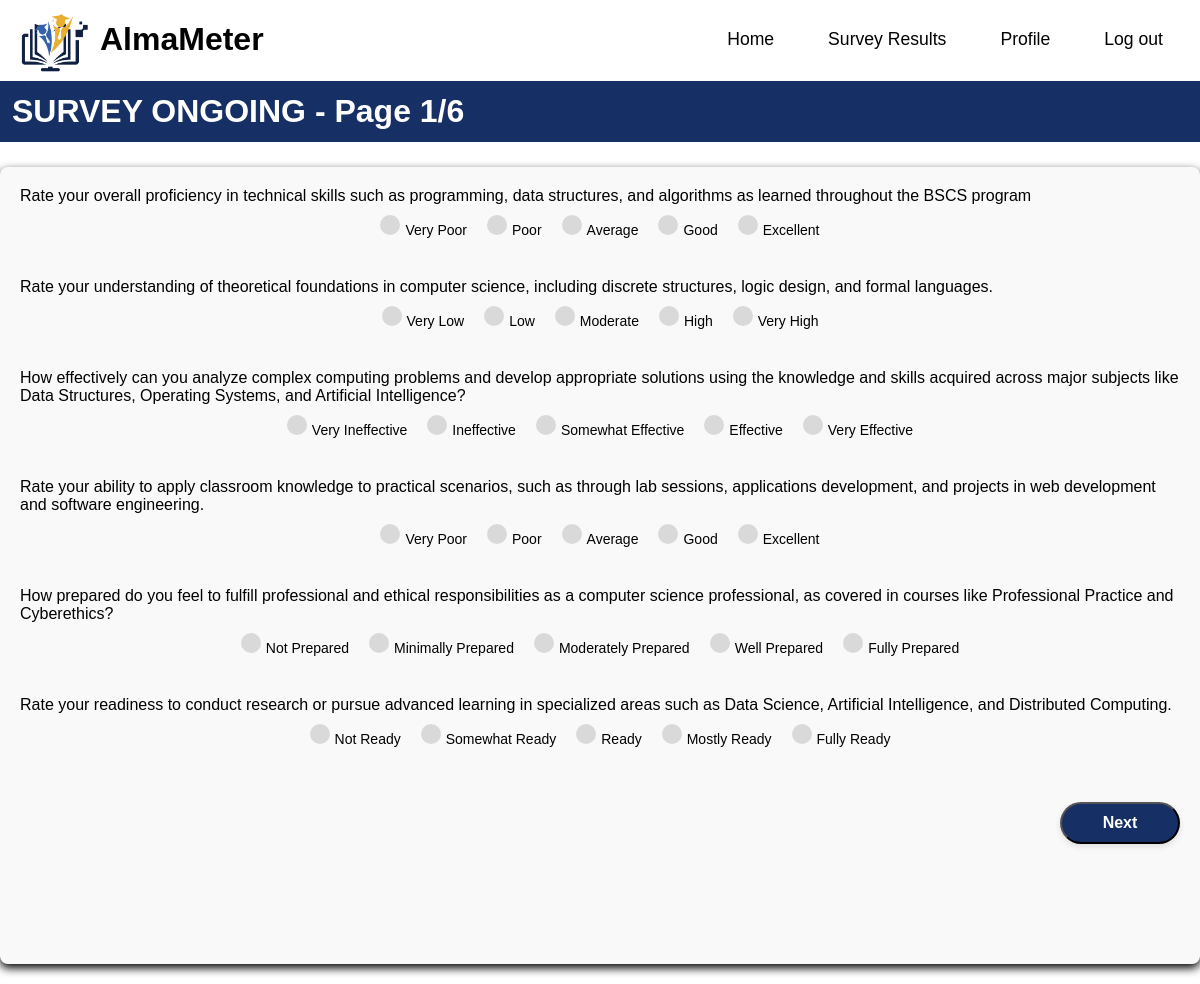
The page /student/php/survey.php?class_id=C11 (signed in) on the database its author committed.
### tables this page shows
CREATE TABLE `questions` (
  `question_id` varchar(50) NOT NULL,
  `category` varchar(500) NOT NULL,
  `survey_id` varchar(50) NOT NULL,
  `question_text` varchar(500) NOT NULL,
  `question_type` varchar(500) NOT NULL
);

CREATE TABLE `rate` (
  `rate_id` varchar(50) NOT NULL,
  `question_id` varchar(50) NOT NULL,
  `1` varchar(500) NOT NULL,
  `2` varchar(500) DEFAULT NULL,
  `3` varchar(500) DEFAULT NULL,
  `4` varchar(500) DEFAULT NULL,
  `5` varchar(500) DEFAULT NULL
);

### student/php/survey.php (the view, shortened to what this page needs)
<?php
include '../core/config.php';
$survey_id = $_SESSION['survey_id'];
$question_query = mysqli_query($conn, "SELECT * FROM questions WHERE survey_id = '$survey_id' AND category = 'major' AND question_type = 'rating'") or die('Question query failed');
$questions = [];
while ($question = mysqli_fetch_assoc($question_query)) {
    $question_id = $question['question_id'];
    $question_text = $question['question_text'];
    $options = [];
    $rate_query = mysqli_query($conn, "SELECT * FROM rate WHERE question_id = '$question_id'") or die('Rating options query failed');
    $rate_data = mysqli_fetch_assoc($rate_query);
    if ($rate_data) {
        for ($i = 1; $i <= 5; $i++) {
            if (isset($rate_data[(string)$i])) {
                $options[] = $rate_data[(string)$i];
            }
        }
    } else {
        echo "<p>Warning: No rating options found for question ID $question_id.</p>";
    }
    $questions[] = [
        'question_id' => $question_id,
        'question_text' => $question_text,
        'options' => $options
    ];
}
?>
<!DOCTYPE html>
<html lang="en">
<head>
    <link rel="stylesheet" href="../assets/css/survey.css">
</head>
<body>
<header>
    <div class="logo-container">
        <img class="logo" src="../assets/images/white-logo.png" alt="logo">
        <h1>AlmaMeter</h1>
    </div>
    <nav class="nav-bar">
        <a href="home.php" >Home</a>
        <a href="surveyresults.php">Survey Results</a>
        <a href="update_profile.php">Profile</a>
        <a href="../auth/logout.php" class="logout-button">Log out</a>
    </nav>
</header>
<main>
    <div class="prompt-section">
        <h1>SURVEY ONGOING - Page 1/6</h1>
    </div>
    <div class="container">
        <form action="survey2.php" method="POST">
            <?php foreach ($questions as $question): ?>
                <div class="question-section" id="question-<?php echo $question['question_id']; ?>">
                    <div class="question-text">
                        <?php echo htmlspecialchars($question['question_text']); ?>
                    </div>
                    <div class="rating-options">
                    <?php foreach ($question['options'] as $index => $option): ?>
                            <label class="rating-option">
                                <span><?php echo htmlspecialchars($option); ?></span>
                            </label>
                        <?php endforeach; ?>
                    </div>
                </div>
                <div class="line-separator"></div>
            <?php endforeach; ?>
            <div class="navigation1">
                <button type="submit" formaction="survey2.php" class="nav-button next-button">Next</button>
            </div>
        </form>
    </div>
</main>
</body>
</html>

### student/assets/css/survey.css (style rules this page uses)
* { font-family: 'Century Gothic', sans-serif; box-sizing: border-box; }
body, html { background: white; margin: 0; padding: 0; }
header { position: fixed; top: 0; left: 0; width: 100%; padding: 0px 20px; display: flex; justify-content: space-between; align-items: center; z-index: 99; background-color: white; }
.logo-container { flex-shrink: 0; display: flex; align-items: center; justify-content: center; margin: 0; padding: 0; }
.logo-container h1 { margin-left: 10px; }
.logo { max-width: 70px; height: auto; margin: 0; }
.nav-bar { display: flex; align-items: center; border-bottom: 5px black; }
.nav-bar a { position: relative; font-size: 1.1em; font-weight: 500; text-decoration: none; margin-left: 20px; padding: 8px 15px; color: black; border: 2px solid transparent; border-radius: 25px; transition: background 0.3s ease, color 0.3s ease, border-color 0.3s ease; }
.logout-button { display: inline-flex; justify-content: center; align-items: center; text-align: center; cursor: pointer; font-size: 1em; font-weight: 500; background: transparent; border: 2px solid transparent; border-radius: 25px; transition: background 0.3s ease, color 0.3s ease, border-color 0.3s ease; }
.prompt-section { position: sticky; top: 55px; z-index: 98; background-color: #fff; padding-top: 5px; }
.prompt-section h1 { background-color: #162F65; color: white; padding: 12px; }
.container { max-width: 1200px; margin: 80px auto 20px; padding: 20px; background-color: #f9f9f9; border-radius: 8px; box-shadow: 0px 4px 10px rgba(0, 0, 0, 1); }
.rating-options { display: flex; gap: 20px; justify-content: center; align-items: center; }
.rating-option { margin-top: 10px; display: flex; align-items: center; cursor: pointer; font-size: 14px; gap: 10px; }
.rating-option input[type="radio"] + span::before { content: ""; display: inline-block; width: 20px; height: 20px; background-color: #d9d9d9; border-radius: 50%; margin-right: 5px; }
.line-separator { color: #000; height: 10px; background-size: cover; margin: 15px 0; }
.question-text { margin-top: 0; }
.question-section { margin-top: 0; }
.navigation1 { display: flex; justify-content: flex-end; margin-top: 20px; }
.nav-button { width: 120px; padding: 10px; font-size: 16px; font-weight: bold; border-radius: 25px; cursor: pointer; box-shadow: 0 3px 6px rgba(0, 0, 0, 0.1); }
.next-button { margin-top: 10px; margin-bottom: 100px; background-color: #162F65; color: #fff; }

### rows shown on the page
questions: question_text "Rate your overall proficiency in technical skills such as programming, data structures, and algorithms as learned throughout the BSCS program", option "Very Poor", option "Poor", option "Average", option "Good", option "Excellent"
questions: question_text "Rate your understanding of theoretical foundations in computer science, including discrete structures, logic design, and formal languages."
rate: 1 "Very Low", 2 "Low", 3 "Moderate", 4 "High", 5 "Very High"
rate: 1 "Very Ineffective", 2 "Ineffective", 3 "Somewhat Effective", 4 "Effective", 5 "Very Effective"
rate: 1 "Not Prepared", 2 "Minimally Prepared", 3 "Moderately Prepared", 4 "Well Prepared", 5 "Fully Prepared"
rate: 1 "Not Ready", 2 "Somewhat Ready", 3 "Ready", 4 "Mostly Ready", 5 "Fully Ready"

### other values the page prints
$question['question_text'] "Rate your ability to apply classroom knowledge to practical scenarios, such as through lab sessions, applications development, and projects in web development and software engineering."
$option "Very Poor"
$option "Poor"
$option "Average"
$option "Good"
$option "Excellent"
$question['question_text'] "How prepared do you feel to fulfill professional and ethical responsibilities as a computer science professional, as covered in courses like Professional Practice and Cyberethics?"
$question['question_text'] "Rate your readiness to conduct research or pursue advanced learning in specialized areas such as Data Science, Artificial Intelligence, and Distributed Computing."
